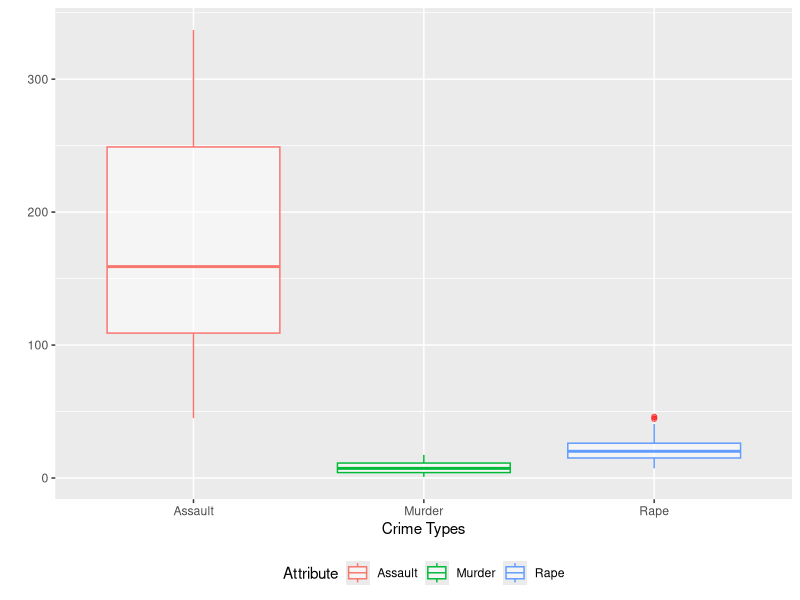
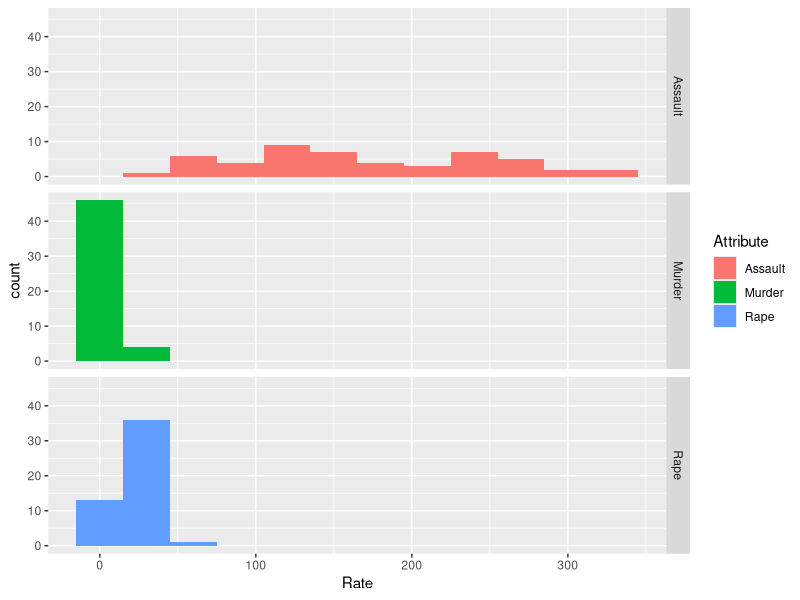

Write the R code that produced these figures, in order.
## ---- chunk 1
# Check current working directory  
getwd()
# Set working directory

# Call required packages, ex. "readxl", "tidyverse"
if(!require(readxl)){install.packages("readxl")}
if(!require(tidyverse)){install.packages("tidyverse")}

## ---- chunk 2
State <- rownames(USArrests)
crime_wide <- cbind(State, USArrests)

## ---- chunk 3
crime_long <- pivot_longer(crime_wide, 
                           cols = c(Murder, Assault, Rape),
                           names_to = "Attribute",
                           values_to = "Rate") %>%
              select(State, Attribute, Rate)
## ---- chunk 4
crime_data <- crime_long %>%
              group_by(Attribute) %>%
              summarise(sum_crime = sum(Rate), 
                        mean_crime = mean(Rate), 
                        sd_crime = sd(Rate))

## ---- chunk 5
ggplot(crime_long, aes(x = Attribute, y = Rate, color = Attribute)) +
  geom_boxplot(alpha = 0.5, outlier.colour = "red") +
  labs(x = "Crime Types", y = "") +
  theme(legend.position = "bottom")

## ---- chunk 6
ggplot(crime_long, aes(x = Rate, fill = Attribute)) +
  geom_histogram(binwidth = 30) +
  facet_grid(Attribute ~ .)

